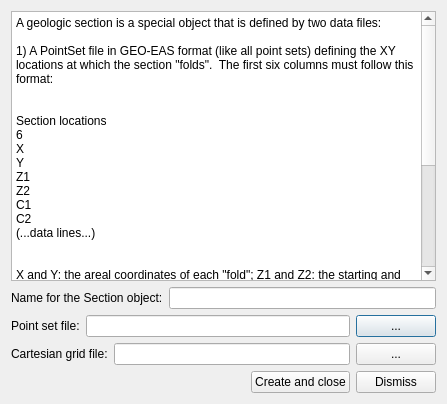
<?xml version="1.0" encoding="UTF-8"?>
<ui version="4.0">
 <class>SectionDialog</class>
 <widget class="QDialog" name="SectionDialog">
  <property name="geometry">
   <rect>
    <x>0</x>
    <y>0</y>
    <width>447</width>
    <height>404</height>
   </rect>
  </property>
  <property name="windowTitle">
   <string>Dialog</string>
  </property>
  <layout class="QVBoxLayout" name="verticalLayout">
   <item>
    <widget class="QPlainTextEdit" name="plainTextEdit">
     <property name="autoFillBackground">
      <bool>false</bool>
     </property>
     <property name="frameShape">
      <enum>QFrame::StyledPanel</enum>
     </property>
     <property name="frameShadow">
      <enum>QFrame::Plain</enum>
     </property>
     <property name="verticalScrollBarPolicy">
      <enum>Qt::ScrollBarAsNeeded</enum>
     </property>
     <property name="horizontalScrollBarPolicy">
      <enum>Qt::ScrollBarAlwaysOff</enum>
     </property>
     <property name="plainText">
      <string>A geologic section is a special object that is defined by two data files:

1) A PointSet file in GEO-EAS format (like all point sets) defining the XY locations at which the section &quot;folds&quot;.  The first six columns must follow this format:

&lt;begin of file&gt;
Section locations
6
X
Y
Z1
Z2
C1
C2
(...data lines...)
&lt;end of file&gt;

X and Y: the areal coordinates of each &quot;fold&quot;; Z1 and Z2: the starting and ending depths of the &quot;fold&quot;; C1 and C2: the starting and ending column indexes of the 2D grid (see item 2) below).  The PointSet must have at least two data rows to define a minimum Section.

2) A CartesianGrid in GEO-EAS format (like all Cartesian grids) containing the data of the Section.  It is a 2D grid with I columns, K layers and only one row forming a &quot;wall&quot;, which is &quot;folded&quot; at the XY locations defined by the PointSet object.  This grid can contain any number of variables (at least one).

Both files will be copied to the project directory and will appear as child objects of the parent Section object in the project tree.</string>
     </property>
    </widget>
   </item>
   <item>
    <layout class="QHBoxLayout" name="horizontalLayout_4">
     <property name="topMargin">
      <number>0</number>
     </property>
     <item>
      <widget class="QLabel" name="label_3">
       <property name="text">
        <string>Name for the Section object:</string>
       </property>
      </widget>
     </item>
     <item>
      <widget class="QLineEdit" name="txtName"/>
     </item>
    </layout>
   </item>
   <item>
    <layout class="QHBoxLayout" name="horizontalLayout_2">
     <item>
      <widget class="QLabel" name="label">
       <property name="text">
        <string>Point set file:</string>
       </property>
      </widget>
     </item>
     <item>
      <widget class="QLineEdit" name="txtPathToPointSet"/>
     </item>
     <item>
      <widget class="QPushButton" name="btnChoosePointSet">
       <property name="text">
        <string>...</string>
       </property>
      </widget>
     </item>
    </layout>
   </item>
   <item>
    <layout class="QHBoxLayout" name="horizontalLayout_3">
     <item>
      <widget class="QLabel" name="label_2">
       <property name="text">
        <string>Cartesian grid file:</string>
       </property>
      </widget>
     </item>
     <item>
      <widget class="QLineEdit" name="txtPathToCartesainGrid"/>
     </item>
     <item>
      <widget class="QPushButton" name="btnChooseCartesianGrid">
       <property name="text">
        <string>...</string>
       </property>
      </widget>
     </item>
    </layout>
   </item>
   <item>
    <layout class="QHBoxLayout" name="horizontalLayout">
     <item>
      <spacer name="horizontalSpacer">
       <property name="orientation">
        <enum>Qt::Horizontal</enum>
       </property>
       <property name="sizeHint" stdset="0">
        <size>
         <width>40</width>
         <height>20</height>
        </size>
       </property>
      </spacer>
     </item>
     <item>
      <widget class="QPushButton" name="btnCreate">
       <property name="text">
        <string>Create and close</string>
       </property>
      </widget>
     </item>
     <item>
      <widget class="QPushButton" name="btnDismiss">
       <property name="text">
        <string>Dismiss</string>
       </property>
      </widget>
     </item>
    </layout>
   </item>
  </layout>
 </widget>
 <resources/>
 <connections>
  <connection>
   <sender>btnDismiss</sender>
   <signal>clicked()</signal>
   <receiver>SectionDialog</receiver>
   <slot>reject()</slot>
   <hints>
    <hint type="sourcelabel">
     <x>438</x>
     <y>394</y>
    </hint>
    <hint type="destinationlabel">
     <x>277</x>
     <y>280</y>
    </hint>
   </hints>
  </connection>
  <connection>
   <sender>btnChoosePointSet</sender>
   <signal>clicked()</signal>
   <receiver>SectionDialog</receiver>
   <slot>onChoosePointSet()</slot>
   <hints>
    <hint type="sourcelabel">
     <x>438</x>
     <y>337</y>
    </hint>
    <hint type="destinationlabel">
     <x>443</x>
     <y>327</y>
    </hint>
   </hints>
  </connection>
  <connection>
   <sender>btnChooseCartesianGrid</sender>
   <signal>clicked()</signal>
   <receiver>SectionDialog</receiver>
   <slot>onChooseCartesianGrid()</slot>
   <hints>
    <hint type="sourcelabel">
     <x>438</x>
     <y>366</y>
    </hint>
    <hint type="destinationlabel">
     <x>443</x>
     <y>356</y>
    </hint>
   </hints>
  </connection>
  <connection>
   <sender>btnCreate</sender>
   <signal>clicked()</signal>
   <receiver>SectionDialog</receiver>
   <slot>onCreate()</slot>
   <hints>
    <hint type="sourcelabel">
     <x>318</x>
     <y>388</y>
    </hint>
    <hint type="destinationlabel">
     <x>340</x>
     <y>399</y>
    </hint>
   </hints>
  </connection>
 </connections>
 <slots>
  <slot>onChoosePointSet()</slot>
  <slot>onChooseCartesianGrid()</slot>
  <slot>onCreate()</slot>
 </slots>
</ui>
